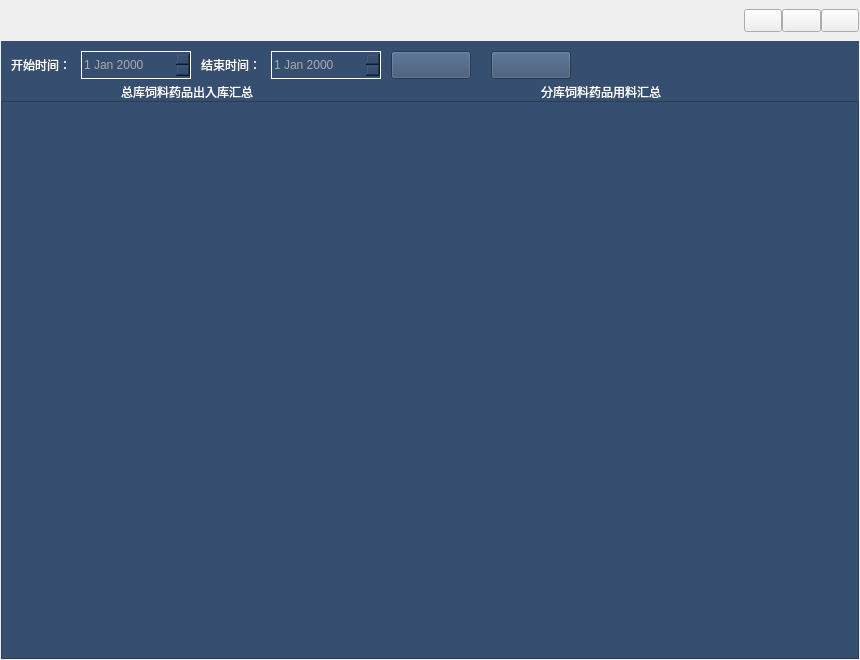
<?xml version="1.0" encoding="UTF-8"?>
<ui version="4.0">
 <class>storereport</class>
 <widget class="QWidget" name="storereport">
  <property name="geometry">
   <rect>
    <x>0</x>
    <y>0</y>
    <width>860</width>
    <height>660</height>
   </rect>
  </property>
  <property name="minimumSize">
   <size>
    <width>860</width>
    <height>630</height>
   </size>
  </property>
  <property name="windowTitle">
   <string>Form</string>
  </property>
  <layout class="QVBoxLayout" name="verticalLayout">
   <property name="spacing">
    <number>0</number>
   </property>
   <property name="leftMargin">
    <number>1</number>
   </property>
   <property name="topMargin">
    <number>1</number>
   </property>
   <property name="rightMargin">
    <number>1</number>
   </property>
   <property name="bottomMargin">
    <number>1</number>
   </property>
   <item>
    <widget class="QWidget" name="child_widget_title" native="true">
     <property name="minimumSize">
      <size>
       <width>0</width>
       <height>40</height>
      </size>
     </property>
     <property name="styleSheet">
      <string notr="true"/>
     </property>
     <layout class="QHBoxLayout" name="horizontalLayout">
      <property name="spacing">
       <number>0</number>
      </property>
      <property name="leftMargin">
       <number>0</number>
      </property>
      <property name="topMargin">
       <number>0</number>
      </property>
      <property name="rightMargin">
       <number>0</number>
      </property>
      <property name="bottomMargin">
       <number>0</number>
      </property>
      <item>
       <spacer name="horizontalSpacer_2">
        <property name="orientation">
         <enum>Qt::Horizontal</enum>
        </property>
        <property name="sizeHint" stdset="0">
         <size>
          <width>745</width>
          <height>20</height>
         </size>
        </property>
       </spacer>
      </item>
      <item>
       <widget class="QPushButton" name="min_btn">
        <property name="minimumSize">
         <size>
          <width>32</width>
          <height>23</height>
         </size>
        </property>
        <property name="text">
         <string/>
        </property>
       </widget>
      </item>
      <item>
       <widget class="QPushButton" name="max_restore_btn">
        <property name="minimumSize">
         <size>
          <width>32</width>
          <height>23</height>
         </size>
        </property>
        <property name="text">
         <string/>
        </property>
       </widget>
      </item>
      <item>
       <widget class="QPushButton" name="close_btn">
        <property name="minimumSize">
         <size>
          <width>32</width>
          <height>23</height>
         </size>
        </property>
        <property name="text">
         <string/>
        </property>
       </widget>
      </item>
     </layout>
    </widget>
   </item>
   <item>
    <widget class="QWidget" name="widget_20" native="true">
     <property name="minimumSize">
      <size>
       <width>0</width>
       <height>60</height>
      </size>
     </property>
     <property name="maximumSize">
      <size>
       <width>16777215</width>
       <height>60</height>
      </size>
     </property>
     <property name="styleSheet">
      <string notr="true">background-color: rgb(54, 78, 111);</string>
     </property>
     <widget class="QDateEdit" name="store_report_enddateEdit">
      <property name="geometry">
       <rect>
        <x>270</x>
        <y>10</y>
        <width>110</width>
        <height>28</height>
       </rect>
      </property>
      <property name="styleSheet">
       <string notr="true">color: rgb(171, 171, 171);
border-color: rgb(255, 255, 255);
border-style: solid;
border-width: 1px;</string>
      </property>
     </widget>
     <widget class="QLabel" name="label_25">
      <property name="geometry">
       <rect>
        <x>120</x>
        <y>40</y>
        <width>261</width>
        <height>21</height>
       </rect>
      </property>
      <property name="styleSheet">
       <string notr="true">color: rgb(255, 255, 255);
font: 75 14pt &quot;微软雅黑&quot;;</string>
      </property>
      <property name="text">
       <string>总库饲料药品出入库汇总</string>
      </property>
     </widget>
     <widget class="QLabel" name="label_26">
      <property name="geometry">
       <rect>
        <x>10</x>
        <y>10</y>
        <width>65</width>
        <height>28</height>
       </rect>
      </property>
      <property name="styleSheet">
       <string notr="true">color: rgb(255, 255, 255);</string>
      </property>
      <property name="text">
       <string>开始时间：</string>
      </property>
     </widget>
     <widget class="QDateEdit" name="storereport_startdateEdit">
      <property name="geometry">
       <rect>
        <x>80</x>
        <y>10</y>
        <width>110</width>
        <height>28</height>
       </rect>
      </property>
      <property name="styleSheet">
       <string notr="true">color: rgb(171, 171, 171);
border-color: rgb(255, 255, 255);
border-style: solid;
border-width: 1px;</string>
      </property>
     </widget>
     <widget class="QPushButton" name="storereport_export_btn">
      <property name="geometry">
       <rect>
        <x>490</x>
        <y>10</y>
        <width>80</width>
        <height>28</height>
       </rect>
      </property>
      <property name="text">
       <string/>
      </property>
     </widget>
     <widget class="QLabel" name="label_27">
      <property name="geometry">
       <rect>
        <x>540</x>
        <y>40</y>
        <width>191</width>
        <height>21</height>
       </rect>
      </property>
      <property name="styleSheet">
       <string notr="true">color: rgb(255, 255, 255);
font: 75 14pt &quot;微软雅黑&quot;;</string>
      </property>
      <property name="text">
       <string>分库饲料药品用料汇总</string>
      </property>
     </widget>
     <widget class="QPushButton" name="storereport_search_btn">
      <property name="geometry">
       <rect>
        <x>390</x>
        <y>10</y>
        <width>80</width>
        <height>28</height>
       </rect>
      </property>
      <property name="text">
       <string/>
      </property>
     </widget>
     <widget class="QLabel" name="label_28">
      <property name="geometry">
       <rect>
        <x>200</x>
        <y>10</y>
        <width>65</width>
        <height>28</height>
       </rect>
      </property>
      <property name="styleSheet">
       <string notr="true">color: rgb(255, 255, 255);</string>
      </property>
      <property name="text">
       <string>结束时间：</string>
      </property>
     </widget>
    </widget>
   </item>
   <item>
    <widget class="QTableView" name="store_report_tableView">
     <property name="styleSheet">
      <string notr="true">background-color: rgb(54, 78, 111);</string>
     </property>
    </widget>
   </item>
  </layout>
 </widget>
 <resources/>
 <connections/>
</ui>
